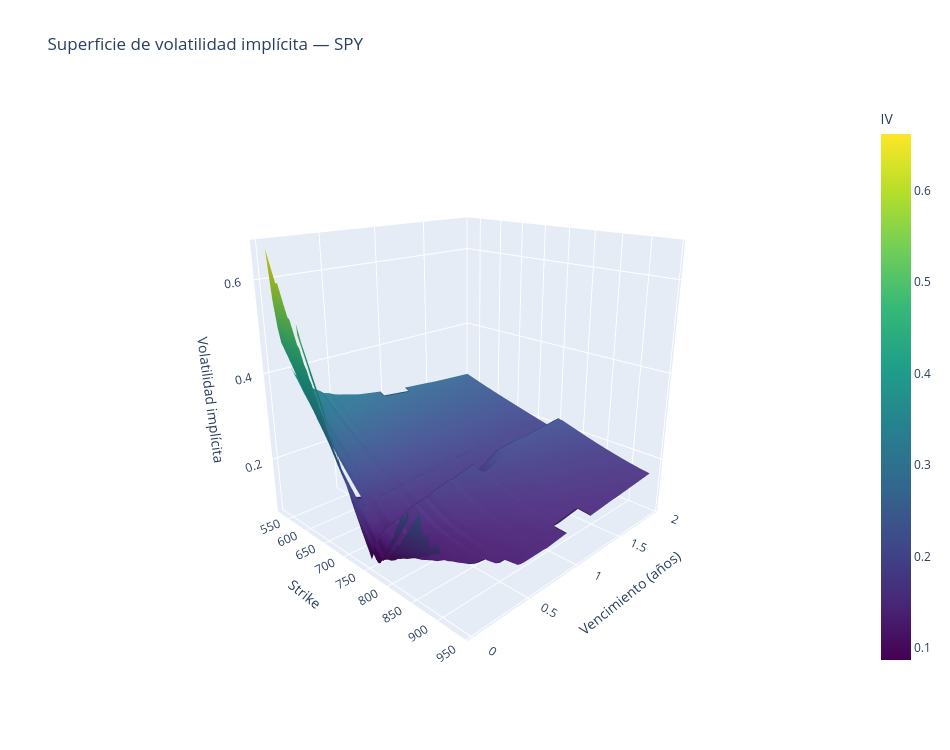

Source (notebook cell):
### Code cell
import plotly.graph_objects as go

fig = go.Figure(data=[go.Surface(
    x=grid.columns.values,      # strikes (eje X)
    y=grid.index.values,        # vencimientos en años (eje Y)
    z=grid.values,              # IV (eje Z, la altura)
    colorscale='Viridis',
    colorbar=dict(title='IV'),
    hovertemplate='Strike: %{x}<br>Vencimiento: %{y:.2f} años<br>IV: %{z:.4f}<extra></extra>'
)])

fig.update_layout(
    title='Superficie de volatilidad implícita — SPY',
    scene=dict(
        xaxis_title='Strike',
        yaxis_title='Vencimiento (años)',
        zaxis_title='Volatilidad implícita',
        camera=dict(eye=dict(x=1.6, y=-1.6, z=0.8))   # ángulo inicial que muestra bien el skew
    ),
    width=950,
    height=750
)

fig.show()

### Figure 1 — Plotly figure (JSON) as saved in the notebook; plotly's stock layout.template omitted (floating-point values rounded to 4 significant figures; data arrays with more than 128 entries replaced by an {"elided": "..."} marker saying what was removed)
{"data": [{"colorbar": {"title": {"text": "IV"}}, "colorscale": [[0, "#440154"], [0.1111, "#482878"], [0.2222, "#3e4989"], [0.3333, "#31688e"], [0.4444, "#26828e"], [0.5556, "#1f9e89"], [0.6667, "#35b779"], [0.7778, "#6ece58"], [0.8889, "#b5de2b"], [1, "#fde725"]], "hovertemplate": "Strike: %{x}<br>Vencimiento: %{y:.2f} años<br>IV: %{z:.4f}<extra></extra>", "type": "surface", "x": [530.0, 535.0, 540.0, 545.0, 550.0, 555.0, 560.0, 565.0, 570.0, 575.0, 580.0, 585.0, 590.0, 595.0, 600.0, 605.0, 610.0, 615.0, 620.0, 625.0, 630.0, 635.0, 640.0, 645.0, 650.0, 655.0, 660.0, 665.0, 670.0, 675.0, 680.0, 685.0, 690.0, 695.0, 700.0, 705.0, 710.0, 711.0, 715.0, 720.0, 725.0, 730.0, 735.0, 737.0, 740.0, 745.0, 750.0, 755.0, 760.0, 765.0, 770.0, 775.0, 780.0, 785.0, 790.0, 795.0, 800.0, 805.0, 810.0, 815.0, 820.0, 825.0, 830.0, 835.0, 840.0, 845.0, 850.0, 855.0, 860.0, 865.0, 870.0, 875.0, 880.0, 885.0, 890.0, 895.0, 900.0, 905.0, 910.0, 915.0, 920.0, 940.0], "y": [0.01918, 0.02192, 0.02466, 0.0274, 0.03014, 0.04932, 0.06849, 0.08767, 0.1068, 0.126, 0.1534, 0.2027, 0.2356, 0.2795, 0.3178, 0.3753, 0.4027, 0.4521, 0.4877, 0.5288, 0.7014, 0.7342, 0.9479, 0.9836, 1.2, 1.449, 1.545, 1.948], "z": {"elided": "28x82 float values"}}], "layout": {"height": 750, "scene": {"camera": {"eye": {"x": 1.6, "y": -1.6, "z": 0.8}}, "xaxis": {"title": {"text": "Strike"}}, "yaxis": {"title": {"text": "Vencimiento (años)"}}, "zaxis": {"title": {"text": "Volatilidad implícita"}}}, "title": {"text": "Superficie de volatilidad implícita — SPY"}, "width": 950}}
